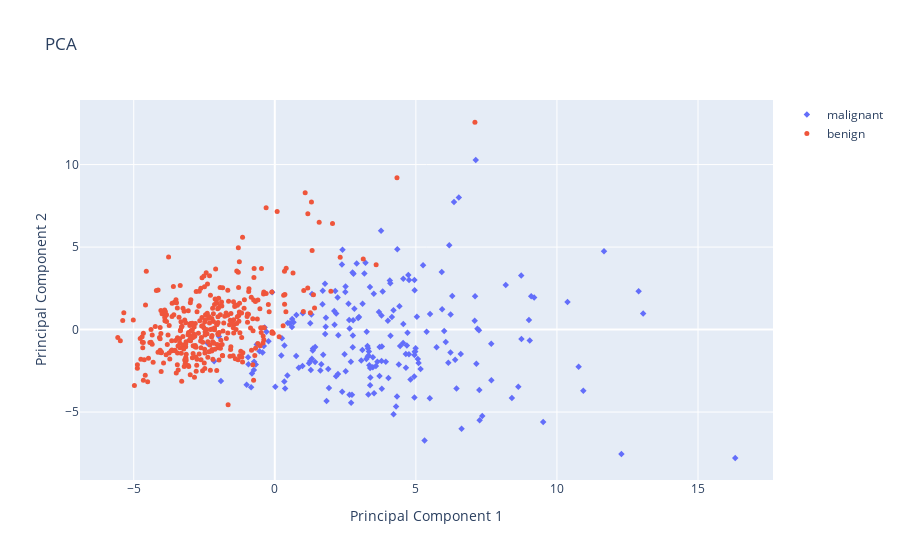

Notebook code cell kept with this figure:
### Markdown cell above
#### - Scatter plot interactivo del dataset en las dos primeras componentes principales, donde cada punto tiene un color correspondiente a la clase, y en el que al pasar con el ratón encima de un punto se muestre el valor de las variables originales. ¿Qué puedes decir del dataset? ¿es un problema fácil de predecir?

Se puede afirmar que la predicción de la malignidad de las masas es un problema relativamente sencillo. Esto se debe a que existe una correlación directa entre los valores originales de ciertas características, como los perímetros, los radios, los áreaa de la masa y el tamaño de los puntos cóncavos, y los valores de los componentes principales 1 y 2. A medida que aumentan los valores originales, también aumentan los valores de los componentes principales, lo que a su vez incrementa la probabilidad de que la masa sea maligna.

---

### Code cell
# Plot Scatter plot of the first two principal components
ClassNames = y.unique()
opac = 1
colors = y_numerical
#colors = plt.rcParams['axes.prop_cycle'].by_key()['color']
markers = ['diamond', 'circle']
# Plot Scatter plot for X_pca projected on the first two principal components
data = []
for label,color,marker in zip(ClassNames,colors,markers):
    inds = np.where(y == label)[0]
    data.append(go.Scatter(x=X_pca[inds,0], y=X_pca[inds,1], mode='markers', marker=dict(size=5, color=color, symbol=marker, opacity=opac), name=label))

layout = go.Layout(title='PCA', xaxis=dict(title='Principal Component 1'), yaxis=dict(title='Principal Component 2'))
fig = go.Figure(data=data, layout=layout)
py.iplot(fig)

### Figure 1 — Plotly figure (JSON) as saved in the notebook; plotly's stock layout.template omitted (floating-point values rounded to 4 significant figures; data arrays with more than 128 entries replaced by an {"elided": "..."} marker saying what was removed)
{"data": [{"marker": {"color": 0, "opacity": 1, "size": 5, "symbol": "diamond"}, "mode": "markers", "name": "malignant", "type": "scatter", "x": {"elided": "212 float values"}, "y": {"elided": "212 float values"}}, {"marker": {"color": 0, "opacity": 1, "size": 5, "symbol": "circle"}, "mode": "markers", "name": "benign", "type": "scatter", "x": {"elided": "357 float values"}, "y": {"elided": "357 float values"}}], "layout": {"title": {"text": "PCA"}, "xaxis": {"title": {"text": "Principal Component 1"}}, "yaxis": {"title": {"text": "Principal Component 2"}}}}
